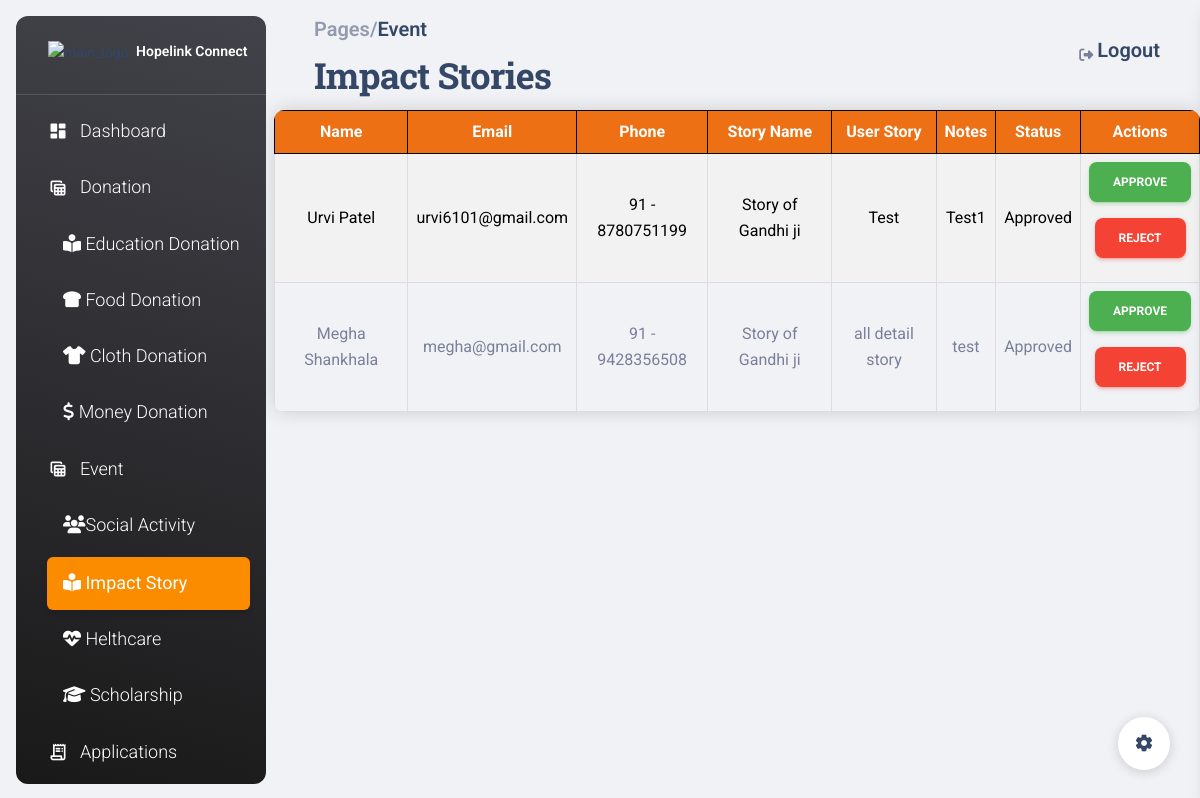
Page /admin_impactstory/ on the committed database.
### ngo/models.py (models this page shows, shortened)
class UserStory(models.Model):
    formType = models.CharField(max_length=255)
    username = models.CharField(max_length=100)
    name = models.CharField(max_length=100)
    email = models.EmailField()
    phone_code = models.CharField(max_length=5)
    phone_number = models.CharField(max_length=20)
    story_name = models.CharField(max_length=255)
    user_story = models.TextField()
    notes = models.TextField()
    submission_date = models.DateTimeField(auto_now_add=True)
    status = models.CharField(
        max_length=255,
        choices=[
            ("Pending", "Pending"),
            ("Approved", "Approved"),
            ("Rejected", "Rejected"),
        ],
        default="Pending",
        )

### ngo/views.py (the view, shortened to what this page needs)
# urls.py: path('admin_impactstory/', views.admin_impactstory, name='admin_impactstory'),
def admin_impactstory(request):
    user_stories = UserStory.objects.all()
    context = {
        'user_stories': user_stories,
    }
    return render(request, 'ngo/admin_impactstory.html',context)

### ngo/templates/ngo/admin_impactstory.html (shortened to what this page needs)
{% extends 'adminbase.html' %}
{% load static %}
{% block content %}
<nav class="navbar navbar-main navbar-expand-lg px-0 mx-4 shadow-none border-radius-xl" id="navbarBlur" navbar-scroll="true">
  <div class="container-fluid py-1 px-3">
    <nav aria-label="breadcrumb">
      <ol class="breadcrumb bg-transparent mb-0 pb-0 pt-1 px-0 me-sm-6 me-5">
        <li class="breadcrumb-item text-sm"><a class="opacity-5 text-dark" href="javascript:;"><h5>Pages/</h5></a></li>
        <li aria-current="page"><h5>Event</h5></li>
      </ol>
      <h2 class="font-weight-bolder mb-0">Impact Stories</h2>
    </nav>
    <div class="collapse navbar-collapse mt-sm-0 mt-2 me-md-0 me-sm-4" id="navbar">
      <div class="ms-md-auto pe-md-3 d-flex align-items-center">
        <div class="input-group input-group-outline">
          <label class="form-label"></label>
        </div>
      </div>
      <ul class="navbar-nav  justify-content-end">
        <li class="nav-item d-flex align-items-center">
          <a href="javascript:;" class="nav-link text-body font-weight-bold px-0">
            <i class="fa fa-sign-out me-sm-1"></i>
            <a href="{% url 'login' %}"><span class="d-sm-inline d-none"><h5>Logout</h5></span></a>
          </a>
        </li>
      </ul>
    </div>
  </div>
</nav>
 <table class="custom-table">
     <tr>
         <th>Name</th>
         <th>Email</th>
         <th>Phone</th>
         <th>Story Name</th>
         <th>User Story</th>
         <th>Notes</th>
         <th>Status</th>
        <th>Actions</th>
     </tr>
     {% for user_stories in user_stories %}
         <tr>
             <td>{{ user_stories.name }}</td>
             <td>{{ user_stories.email }}</td>
             <td>{{ user_stories.phone_code }} - {{ user_stories.phone_number }}</td>
             <td>{{ user_stories.story_name }}</td>
             <td>{{ user_stories.user_story }}</td>
             <td>{{ user_stories.notes }}</td>
             <td id="status-{{ user_stories.id }}">{{ user_stories.status }}</td>
              <td>
                <form action="{% url 'admin_impactstory' %}" method="post">
                  <button type="submit" class="btn btn-success">Approve</button>
                </form>
                <form action="{% url 'admin_impactstory' %}" method="post">
                  <button type="submit" class="btn btn-danger">Reject</button>
                </form>
              </td>
         </tr>
     {% endfor %}
 </table>
{% endblock %}

### ngo/templates/ngo/admin_impactstory.html (style rules this page uses)
.custom-table { border-collapse: collapse; width: 100%; margin-bottom: 20px; border-radius: 10px; overflow: hidden; box-shadow: 0 0 20px rgba(0, 0, 0, 0.15); }
.custom-table th, .custom-table td { border: 1px solid #dddddd; padding: 8px; text-align: center; }
.custom-table th { background-color: #f2f2f2; color: #333; }
.custom-table tr:nth-child(even) { background-color: #f2f2f2; }
.custom-table th { background-color: #ed7014; color: #ffff; font-weight: bold; border-color:#000; }
.custom-table tr:nth-child(even) { background-color: #f2f2f2; color:#000; }

### rows in the picture
UserStory: name "Urvi Patel", email "urvi6101@gmail.com", phone_code "91", phone_number "8780751199", story_name "Story of Gandhi ji", user_story "Test", notes "Test1", status "Approved"
UserStory: name "Megha Shankhala", email "megha@gmail.com", phone_code "91", phone_number "9428356508", story_name "Story of Gandhi ji", user_story "all detail story", notes "test", status "Approved"
